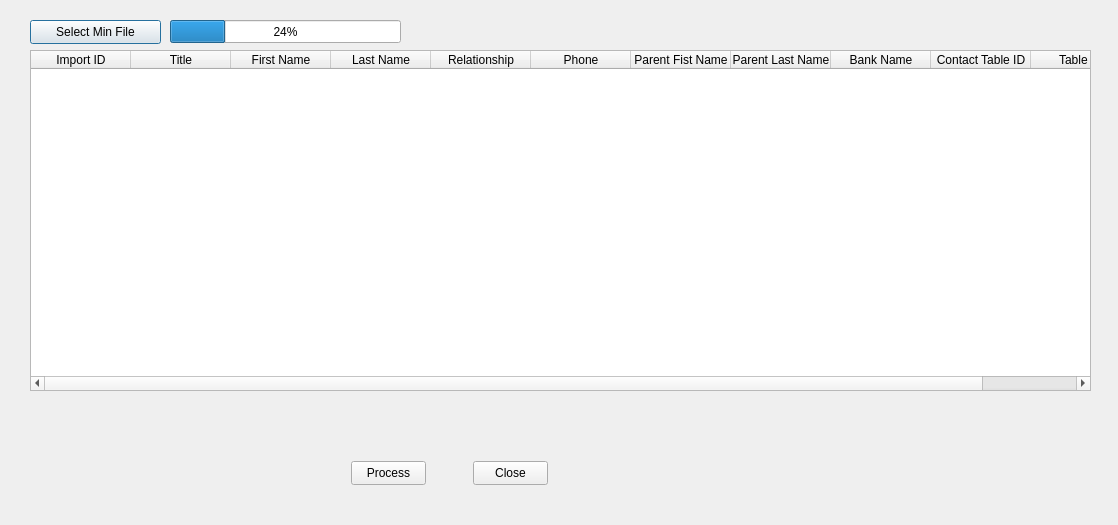
<?xml version="1.0" encoding="UTF-8"?>
<ui version="4.0">
 <class>CimportMinDlg</class>
 <widget class="QDialog" name="CimportMinDlg">
  <property name="geometry">
   <rect>
    <x>0</x>
    <y>0</y>
    <width>1118</width>
    <height>525</height>
   </rect>
  </property>
  <property name="windowTitle">
   <string>Dialog</string>
  </property>
  <widget class="QPushButton" name="m_minFileBtn">
   <property name="geometry">
    <rect>
     <x>30</x>
     <y>20</y>
     <width>131</width>
     <height>24</height>
    </rect>
   </property>
   <property name="text">
    <string>Select Min File</string>
   </property>
  </widget>
  <widget class="QTableWidget" name="m_table">
   <property name="geometry">
    <rect>
     <x>30</x>
     <y>50</y>
     <width>1061</width>
     <height>341</height>
    </rect>
   </property>
   <column>
    <property name="text">
     <string>Import ID</string>
    </property>
   </column>
   <column>
    <property name="text">
     <string>Title</string>
    </property>
   </column>
   <column>
    <property name="text">
     <string>First Name</string>
    </property>
   </column>
   <column>
    <property name="text">
     <string>Last Name</string>
    </property>
   </column>
   <column>
    <property name="text">
     <string>Relationship</string>
    </property>
   </column>
   <column>
    <property name="text">
     <string>Phone</string>
    </property>
   </column>
   <column>
    <property name="text">
     <string>Parent Fist Name</string>
    </property>
   </column>
   <column>
    <property name="text">
     <string>Parent Last Name</string>
    </property>
   </column>
   <column>
    <property name="text">
     <string>Bank Name</string>
    </property>
   </column>
   <column>
    <property name="text">
     <string>Contact Table ID</string>
    </property>
   </column>
   <column>
    <property name="text">
     <string>Table ID</string>
    </property>
   </column>
  </widget>
  <widget class="QPushButton" name="m_nextBtn">
   <property name="geometry">
    <rect>
     <x>351</x>
     <y>461</y>
     <width>75</width>
     <height>24</height>
    </rect>
   </property>
   <property name="text">
    <string>Process</string>
   </property>
  </widget>
  <widget class="QPushButton" name="m_closeBtn">
   <property name="geometry">
    <rect>
     <x>473</x>
     <y>461</y>
     <width>75</width>
     <height>24</height>
    </rect>
   </property>
   <property name="text">
    <string>Close</string>
   </property>
  </widget>
  <widget class="QProgressBar" name="m_progressBar">
   <property name="geometry">
    <rect>
     <x>170</x>
     <y>20</y>
     <width>231</width>
     <height>23</height>
    </rect>
   </property>
   <property name="value">
    <number>24</number>
   </property>
  </widget>
 </widget>
 <resources/>
 <connections/>
</ui>
